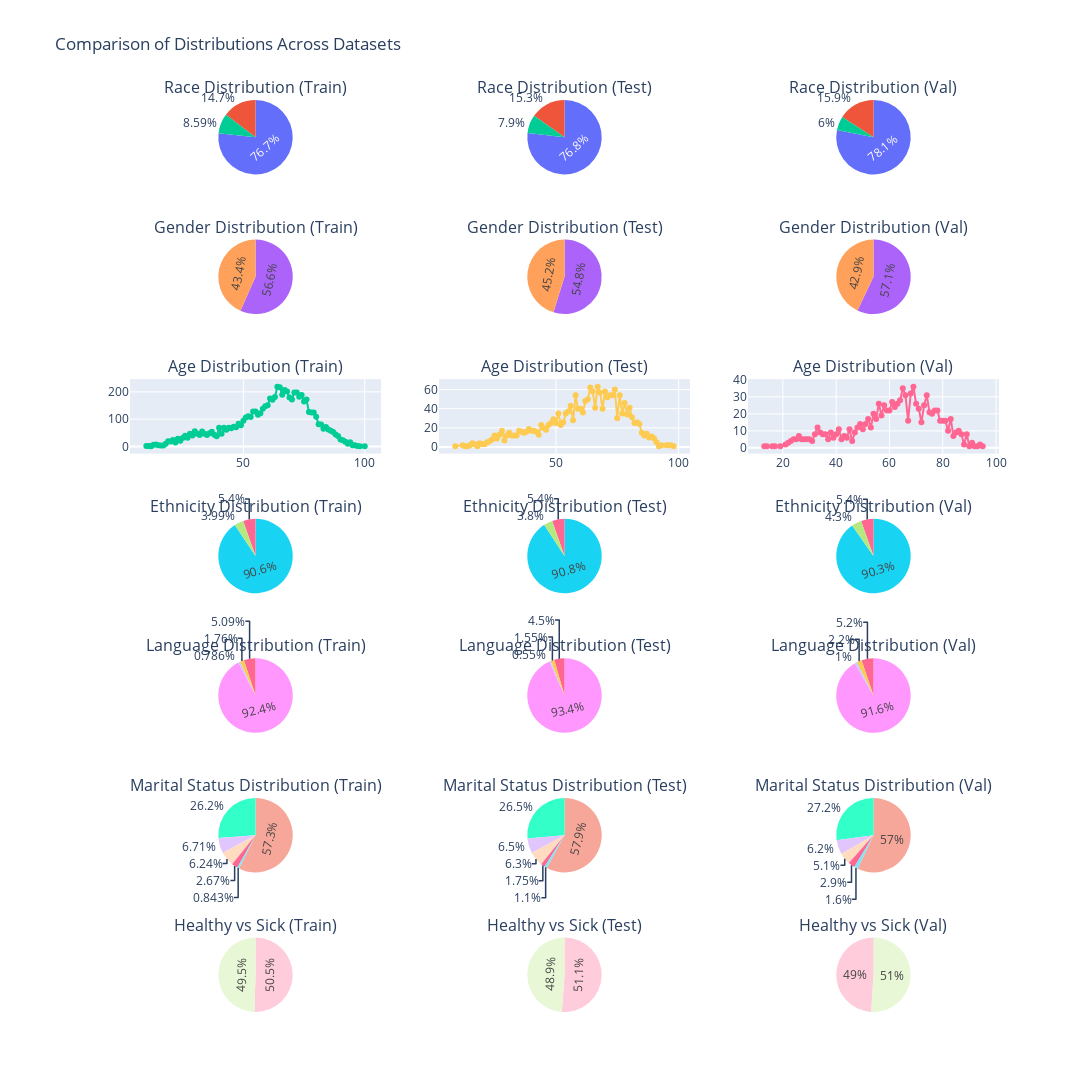

The code cell stored with this chart in its notebook:
### Markdown cell above
# Analyse de la distribution

### Code cell
import plotly.graph_objs as go
from plotly.subplots import make_subplots

def plot_distributions(df_train, df_test, df_val):
    df_train['age_rounded'] = df_train['age'].round()
    df_test['age_rounded'] = df_test['age'].round()
    df_val['age_rounded'] = df_val['age'].round()

    fig = make_subplots(
        rows=7, cols=3,
        subplot_titles=[
            "Race Distribution (Train)", "Race Distribution (Test)", "Race Distribution (Val)",
            "Gender Distribution (Train)", "Gender Distribution (Test)", "Gender Distribution (Val)",
            "Age Distribution (Train)", "Age Distribution (Test)", "Age Distribution (Val)",
            "Ethnicity Distribution (Train)", "Ethnicity Distribution (Test)", "Ethnicity Distribution (Val)",
            "Language Distribution (Train)", "Language Distribution (Test)", "Language Distribution (Val)",
            "Marital Status Distribution (Train)", "Marital Status Distribution (Test)", "Marital Status Distribution (Val)",
            "Healthy vs Sick (Train)", "Healthy vs Sick (Test)", "Healthy vs Sick (Val)"
        ],
        specs=[
            [{"type": "pie"}, {"type": "pie"}, {"type": "pie"}],
            [{"type": "pie"}, {"type": "pie"}, {"type": "pie"}],
            [{"type": "scatter"}, {"type": "scatter"}, {"type": "scatter"}],
            [{"type": "pie"}, {"type": "pie"}, {"type": "pie"}],
            [{"type": "pie"}, {"type": "pie"}, {"type": "pie"}],
            [{"type": "pie"}, {"type": "pie"}, {"type": "pie"}],
            [{"type": "pie"}, {"type": "pie"}, {"type": "pie"}]
        ]
    )

    for i, (df, title) in enumerate(zip([df_train, df_test, df_val], ["Train", "Test", "Val"])):
        race_counts = df['race'].value_counts()
        fig.add_trace(go.Pie(labels=race_counts.index, values=race_counts.values, name=f"Race {title}"), row=1, col=i + 1)

        gender_counts = df['gender'].value_counts()
        fig.add_trace(go.Pie(labels=gender_counts.index, values=gender_counts.values, name=f"Gender {title}"), row=2, col=i + 1)

        age_counts = df['age_rounded'].value_counts().sort_index()
        fig.add_trace(go.Scatter(x=age_counts.index, y=age_counts.values, mode='lines+markers', name=f"Age {title}"), row=3, col=i + 1)

        ethnicity_counts = df['ethnicity'].value_counts()
        fig.add_trace(go.Pie(labels=ethnicity_counts.index, values=ethnicity_counts.values, name=f"Ethnicity {title}"), row=4, col=i + 1)

        language_counts = df['language'].value_counts()
        fig.add_trace(go.Pie(labels=language_counts.index, values=language_counts.values, name=f"Language {title}"), row=5, col=i + 1)

        marital_status_counts = df['maritalstatus'].value_counts()
        fig.add_trace(go.Pie(labels=marital_status_counts.index, values=marital_status_counts.values, name=f"Marital Status {title}"), row=6, col=i + 1)

        glaucoma_counts = df['glaucoma'].value_counts()
        fig.add_trace(go.Pie(labels=glaucoma_counts.index, values=glaucoma_counts.values, name=f"Healthy vs Sick {title}"), row=7, col=i + 1)

    fig.update_layout(
        title="Comparison of Distributions Across Datasets",
        height=2100,  # Adjusted height for 7 rows
        width=1200,
        showlegend=False
    )

    fig.show()

plot_distributions(df_train, df_test, df_val)

### Figure 1 — Plotly figure (JSON) as saved in the notebook; plotly's stock layout.template omitted (floating-point values rounded to 4 significant figures)
{"data": [{"domain": {"x": [0, 0.2889], "y": [0.9184, 1.0]}, "labels": ["white", "black", "asian"], "name": "Race Train", "type": "pie", "values": [5372, 1027, 601]}, {"domain": {"x": [0, 0.2889], "y": [0.7653, 0.8469]}, "labels": ["female", "male"], "name": "Gender Train", "type": "pie", "values": [3964, 3036]}, {"mode": "lines+markers", "name": "Age Train", "type": "scatter", "x": [10.0, 11.0, 12.0, 13.0, 14.0, 15.0, 16.0, 17.0, 18.0, 19.0, 20.0, 21.0, 22.0, 23.0, 24.0, 25.0, 26.0, 27.0, 28.0, 29.0, 30.0, 31.0, 32.0, 33.0, 34.0, 35.0, 36.0, 37.0, 38.0, 39.0, 40.0, 41.0, 42.0, 43.0, 44.0, 45.0, 46.0, 47.0, 48.0, 49.0, 50.0, 51.0, 52.0, 53.0, 54.0, 55.0, 56.0, 57.0, 58.0, 59.0, 60.0, 61.0, 62.0, 63.0, 64.0, 65.0, 66.0, 67.0, 68.0, 69.0, 70.0, 71.0, 72.0, 73.0, 74.0, 75.0, 76.0, 77.0, 78.0, 79.0, 80.0, 81.0, 82.0, 83.0, 84.0, 85.0, 86.0, 87.0, 88.0, 89.0, 90.0, 91.0, 92.0, 93.0, 94.0, 95.0, 96.0, 97.0, 98.0, 100.0], "xaxis": "x", "y": [2, 2, 1, 6, 7, 4, 3, 3, 10, 19, 18, 24, 14, 28, 21, 31, 39, 32, 46, 40, 56, 46, 42, 55, 46, 42, 48, 54, 43, 37, 68, 46, 68, 61, 68, 67, 72, 70, 83, 78, 94, 106, 111, 108, 128, 128, 116, 122, 138, 147, 151, 176, 171, 181, 219, 217, 189, 207, 201, 179, 172, 198, 198, 182, 188, 165, 172, 126, 124, 124, 109, 81, 80, 65, 71, 62, 57, 53, 44, 38, 25, 23, 17, 10, 15, 4, 4, 2, 1, 1], "yaxis": "y"}, {"domain": {"x": [0, 0.2889], "y": [0.4592, 0.5408]}, "labels": ["non-hispanic", "unknown", "hispanic"], "name": "Ethnicity Train", "type": "pie", "values": [6343, 378, 279]}, {"domain": {"x": [0, 0.2889], "y": [0.3061, 0.3878]}, "labels": ["english", "unknown", "spanish", "other"], "name": "Language Train", "type": "pie", "values": [6466, 356, 123, 55]}, {"domain": {"x": [0, 0.2889], "y": [0.1531, 0.2347]}, "labels": ["married or partnered", "single", "divorced", "widowed", "unknown", "legally separated"], "name": "Marital Status Train", "type": "pie", "values": [4011, 1836, 470, 437, 187, 59]}, {"domain": {"x": [0, 0.2889], "y": [0, 0.08163]}, "labels": ["yes", "no"], "name": "Healthy vs Sick Train", "type": "pie", "values": [3535, 3465]}, {"domain": {"x": [0.3556, 0.6444], "y": [0.9184, 1.0]}, "labels": ["white", "black", "asian"], "name": "Race Test", "type": "pie", "values": [1537, 305, 158]}, {"domain": {"x": [0.3556, 0.6444], "y": [0.7653, 0.8469]}, "labels": ["female", "male"], "name": "Gender Test", "type": "pie", "values": [1096, 904]}, {"mode": "lines+markers", "name": "Age Test", "type": "scatter", "x": [9.0, 12.0, 13.0, 14.0, 15.0, 16.0, 17.0, 18.0, 19.0, 20.0, 21.0, 22.0, 23.0, 24.0, 25.0, 26.0, 27.0, 28.0, 29.0, 30.0, 31.0, 32.0, 33.0, 34.0, 35.0, 36.0, 37.0, 38.0, 39.0, 40.0, 41.0, 42.0, 43.0, 44.0, 45.0, 46.0, 47.0, 48.0, 49.0, 50.0, 51.0, 52.0, 53.0, 54.0, 55.0, 56.0, 57.0, 58.0, 59.0, 60.0, 61.0, 62.0, 63.0, 64.0, 65.0, 66.0, 67.0, 68.0, 69.0, 70.0, 71.0, 72.0, 73.0, 74.0, 75.0, 76.0, 77.0, 78.0, 79.0, 80.0, 81.0, 82.0, 83.0, 84.0, 85.0, 86.0, 87.0, 88.0, 89.0, 90.0, 91.0, 92.0, 93.0, 95.0, 96.0, 97.0, 98.0], "xaxis": "x2", "y": [1, 2, 1, 1, 2, 4, 3, 1, 4, 3, 3, 5, 6, 8, 12, 9, 13, 17, 7, 12, 15, 12, 12, 12, 17, 16, 15, 16, 19, 17, 17, 16, 13, 23, 20, 18, 23, 25, 29, 25, 35, 23, 26, 35, 37, 43, 28, 54, 40, 40, 36, 48, 50, 62, 58, 41, 63, 57, 40, 58, 52, 54, 54, 60, 30, 54, 35, 46, 34, 41, 31, 25, 26, 24, 15, 12, 14, 10, 11, 9, 5, 1, 2, 2, 2, 2, 1], "yaxis": "y2"}, {"domain": {"x": [0.3556, 0.6444], "y": [0.4592, 0.5408]}, "labels": ["non-hispanic", "unknown", "hispanic"], "name": "Ethnicity Test", "type": "pie", "values": [1816, 108, 76]}, {"domain": {"x": [0.3556, 0.6444], "y": [0.3061, 0.3878]}, "labels": ["english", "unknown", "spanish", "other"], "name": "Language Test", "type": "pie", "values": [1868, 90, 31, 11]}, {"domain": {"x": [0.3556, 0.6444], "y": [0.1531, 0.2347]}, "labels": ["married or partnered", "single", "divorced", "widowed", "unknown", "legally separated"], "name": "Marital Status Test", "type": "pie", "values": [1158, 529, 130, 126, 35, 22]}, {"domain": {"x": [0.3556, 0.6444], "y": [0, 0.08163]}, "labels": ["yes", "no"], "name": "Healthy vs Sick Test", "type": "pie", "values": [1023, 977]}, {"domain": {"x": [0.7111, 1], "y": [0.9184, 1.0]}, "labels": ["white", "black", "asian"], "name": "Race Val", "type": "pie", "values": [781, 159, 60]}, {"domain": {"x": [0.7111, 1], "y": [0.7653, 0.8469]}, "labels": ["female", "male"], "name": "Gender Val", "type": "pie", "values": [571, 429]}, {"mode": "lines+markers", "name": "Age Val", "type": "scatter", "x": [13.0, 14.0, 16.0, 17.0, 19.0, 21.0, 22.0, 23.0, 24.0, 25.0, 26.0, 27.0, 28.0, 29.0, 30.0, 31.0, 32.0, 33.0, 34.0, 35.0, 36.0, 37.0, 38.0, 39.0, 40.0, 41.0, 42.0, 43.0, 44.0, 45.0, 46.0, 47.0, 48.0, 49.0, 50.0, 51.0, 52.0, 53.0, 54.0, 55.0, 56.0, 57.0, 58.0, 59.0, 60.0, 61.0, 62.0, 63.0, 64.0, 65.0, 66.0, 67.0, 68.0, 69.0, 70.0, 71.0, 72.0, 73.0, 74.0, 75.0, 76.0, 77.0, 78.0, 79.0, 80.0, 81.0, 82.0, 83.0, 84.0, 85.0, 86.0, 87.0, 88.0, 89.0, 90.0, 91.0, 92.0, 93.0, 94.0, 95.0], "xaxis": "x3", "y": [1, 1, 1, 1, 1, 2, 3, 4, 5, 5, 7, 5, 5, 5, 5, 4, 8, 12, 9, 8, 8, 5, 9, 6, 8, 11, 5, 7, 6, 11, 4, 9, 12, 14, 11, 14, 17, 12, 20, 17, 26, 19, 25, 22, 22, 27, 24, 26, 28, 35, 31, 16, 32, 36, 26, 23, 15, 25, 31, 21, 20, 22, 22, 16, 16, 16, 10, 17, 7, 9, 10, 8, 2, 8, 1, 3, 1, 1, 2, 1], "yaxis": "y3"}, {"domain": {"x": [0.7111, 1], "y": [0.4592, 0.5408]}, "labels": ["non-hispanic", "unknown", "hispanic"], "name": "Ethnicity Val", "type": "pie", "values": [903, 54, 43]}, {"domain": {"x": [0.7111, 1], "y": [0.3061, 0.3878]}, "labels": ["english", "unknown", "spanish", "other"], "name": "Language Val", "type": "pie", "values": [916, 52, 22, 10]}, {"domain": {"x": [0.7111, 1], "y": [0.1531, 0.2347]}, "labels": ["married or partnered", "single", "divorced", "widowed", "unknown", "legally separated"], "name": "Marital Status Val", "type": "pie", "values": [570, 272, 62, 51, 29, 16]}, {"domain": {"x": [0.7111, 1], "y": [0, 0.08163]}, "labels": ["no", "yes"], "name": "Healthy vs Sick Val", "type": "pie", "values": [510, 490]}], "layout": {"annotations": [{"font": {"size": 16}, "showarrow": false, "text": "Race Distribution (Train)", "x": 0.1444, "xanchor": "center", "xref": "paper", "y": 1.0, "yanchor": "bottom", "yref": "paper"}, {"font": {"size": 16}, "showarrow": false, "text": "Race Distribution (Test)", "x": 0.5, "xanchor": "center", "xref": "paper", "y": 1.0, "yanchor": "bottom", "yref": "paper"}, {"font": {"size": 16}, "showarrow": false, "text": "Race Distribution (Val)", "x": 0.8556, "xanchor": "center", "xref": "paper", "y": 1.0, "yanchor": "bottom", "yref": "paper"}, {"font": {"size": 16}, "showarrow": false, "text": "Gender Distribution (Train)", "x": 0.1444, "xanchor": "center", "xref": "paper", "y": 0.8469, "yanchor": "bottom", "yref": "paper"}, {"font": {"size": 16}, "showarrow": false, "text": "Gender Distribution (Test)", "x": 0.5, "xanchor": "center", "xref": "paper", "y": 0.8469, "yanchor": "bottom", "yref": "paper"}, {"font": {"size": 16}, "showarrow": false, "text": "Gender Distribution (Val)", "x": 0.8556, "xanchor": "center", "xref": "paper", "y": 0.8469, "yanchor": "bottom", "yref": "paper"}, {"font": {"size": 16}, "showarrow": false, "text": "Age Distribution (Train)", "x": 0.1444, "xanchor": "center", "xref": "paper", "y": 0.6939, "yanchor": "bottom", "yref": "paper"}, {"font": {"size": 16}, "showarrow": false, "text": "Age Distribution (Test)", "x": 0.5, "xanchor": "center", "xref": "paper", "y": 0.6939, "yanchor": "bottom", "yref": "paper"}, {"font": {"size": 16}, "showarrow": false, "text": "Age Distribution (Val)", "x": 0.8556, "xanchor": "center", "xref": "paper", "y": 0.6939, "yanchor": "bottom", "yref": "paper"}, {"font": {"size": 16}, "showarrow": false, "text": "Ethnicity Distribution (Train)", "x": 0.1444, "xanchor": "center", "xref": "paper", "y": 0.5408, "yanchor": "bottom", "yref": "paper"}, {"font": {"size": 16}, "showarrow": false, "text": "Ethnicity Distribution (Test)", "x": 0.5, "xanchor": "center", "xref": "paper", "y": 0.5408, "yanchor": "bottom", "yref": "paper"}, {"font": {"size": 16}, "showarrow": false, "text": "Ethnicity Distribution (Val)", "x": 0.8556, "xanchor": "center", "xref": "paper", "y": 0.5408, "yanchor": "bottom", "yref": "paper"}, {"font": {"size": 16}, "showarrow": false, "text": "Language Distribution (Train)", "x": 0.1444, "xanchor": "center", "xref": "paper", "y": 0.3878, "yanchor": "bottom", "yref": "paper"}, {"font": {"size": 16}, "showarrow": false, "text": "Language Distribution (Test)", "x": 0.5, "xanchor": "center", "xref": "paper", "y": 0.3878, "yanchor": "bottom", "yref": "paper"}, {"font": {"size": 16}, "showarrow": false, "text": "Language Distribution (Val)", "x": 0.8556, "xanchor": "center", "xref": "paper", "y": 0.3878, "yanchor": "bottom", "yref": "paper"}, {"font": {"size": 16}, "showarrow": false, "text": "Marital Status Distribution (Train)", "x": 0.1444, "xanchor": "center", "xref": "paper", "y": 0.2347, "yanchor": "bottom", "yref": "paper"}, {"font": {"size": 16}, "showarrow": false, "text": "Marital Status Distribution (Test)", "x": 0.5, "xanchor": "center", "xref": "paper", "y": 0.2347, "yanchor": "bottom", "yref": "paper"}, {"font": {"size": 16}, "showarrow": false, "text": "Marital Status Distribution (Val)", "x": 0.8556, "xanchor": "center", "xref": "paper", "y": 0.2347, "yanchor": "bottom", "yref": "paper"}, {"font": {"size": 16}, "showarrow": false, "text": "Healthy vs Sick (Train)", "x": 0.1444, "xanchor": "center", "xref": "paper", "y": 0.08163, "yanchor": "bottom", "yref": "paper"}, {"font": {"size": 16}, "showarrow": false, "text": "Healthy vs Sick (Test)", "x": 0.5, "xanchor": "center", "xref": "paper", "y": 0.08163, "yanchor": "bottom", "yref": "paper"}, {"font": {"size": 16}, "showarrow": false, "text": "Healthy vs Sick (Val)", "x": 0.8556, "xanchor": "center", "xref": "paper", "y": 0.08163, "yanchor": "bottom", "yref": "paper"}], "height": 2100, "showlegend": false, "title": {"text": "Comparison of Distributions Across Datasets"}, "width": 1200, "xaxis": {"anchor": "y", "domain": [0, 0.2889]}, "xaxis2": {"anchor": "y2", "domain": [0.3556, 0.6444]}, "xaxis3": {"anchor": "y3", "domain": [0.7111, 1]}, "yaxis": {"anchor": "x", "domain": [0.6122, 0.6939]}, "yaxis2": {"anchor": "x2", "domain": [0.6122, 0.6939]}, "yaxis3": {"anchor": "x3", "domain": [0.6122, 0.6939]}}}
